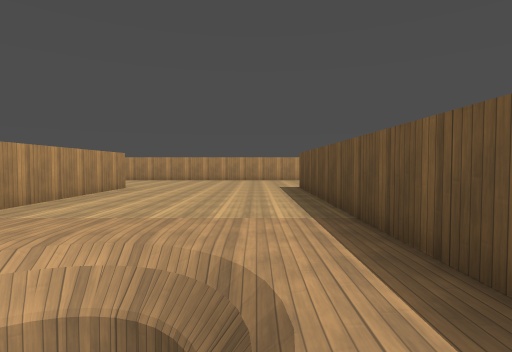
view 1 (above)

23 first-person views from a walk through a level from a Godot 3-D game. The camera is 1.3 m above the floor, tilts 2° down and sees 80° across. The floor is counted in squares, 2 m on a side. Each view is taken from the middle of a square. On the plan, view 1 faces up. The plan holds only what a view shows up to about 10 squares ahead; the rest is blank. Surface patterns are stand-ins for the level's own textures.

view 2
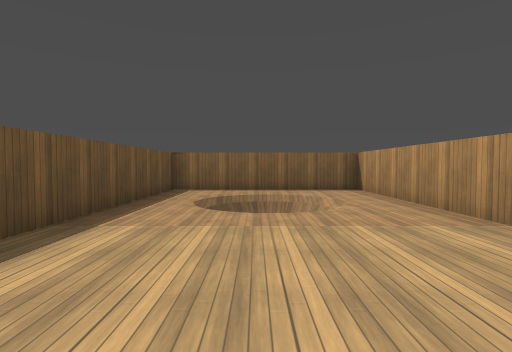

view 3
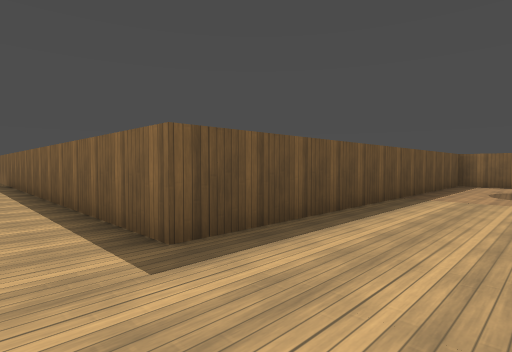

view 4
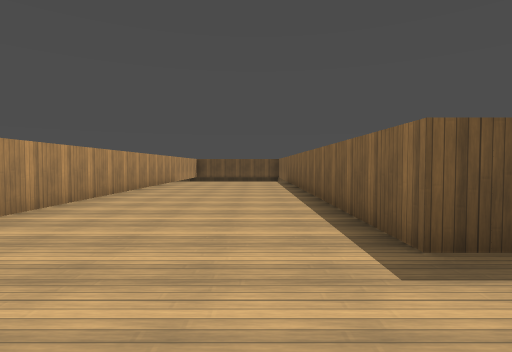

view 5
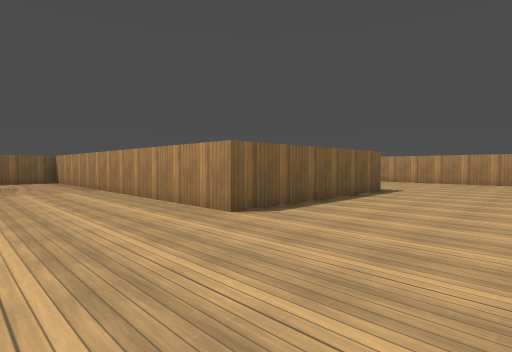

view 6
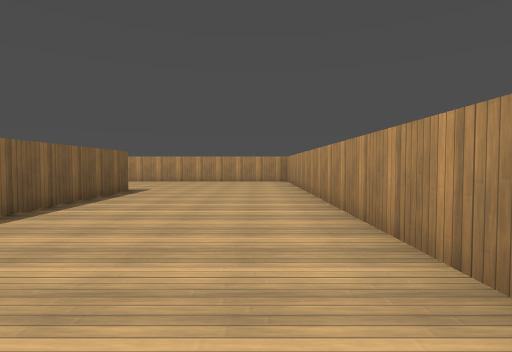

view 7
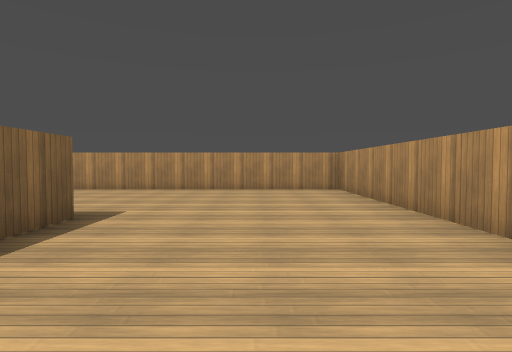

view 8
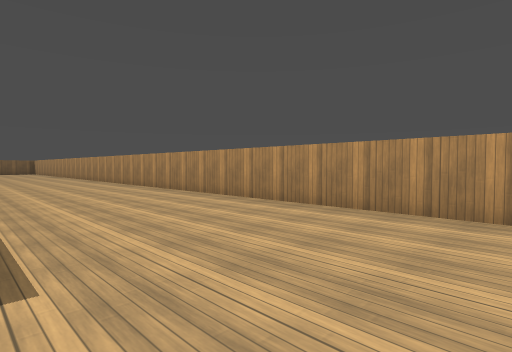

view 9
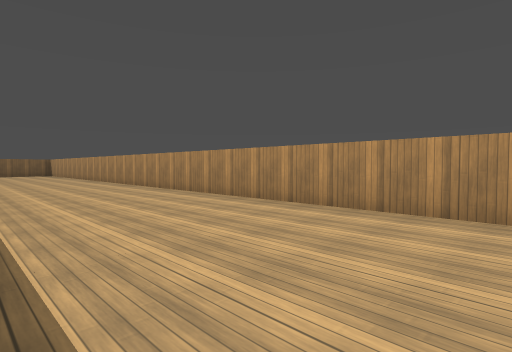

view 10
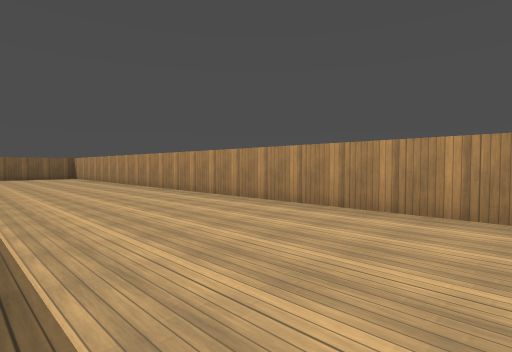

view 11
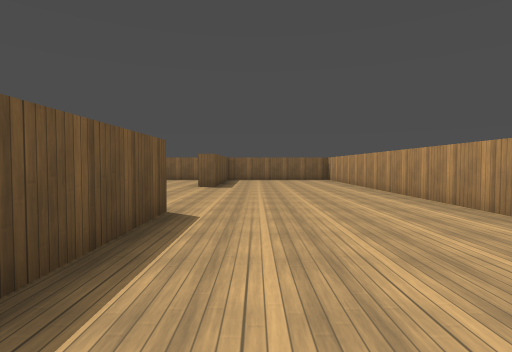

view 12
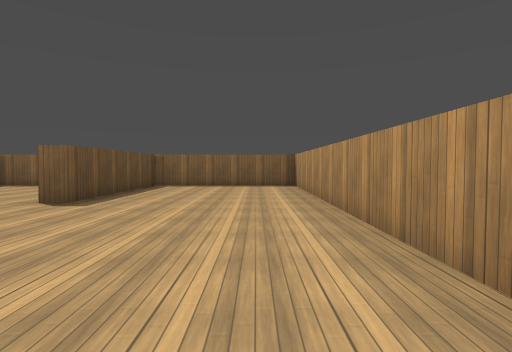

view 13
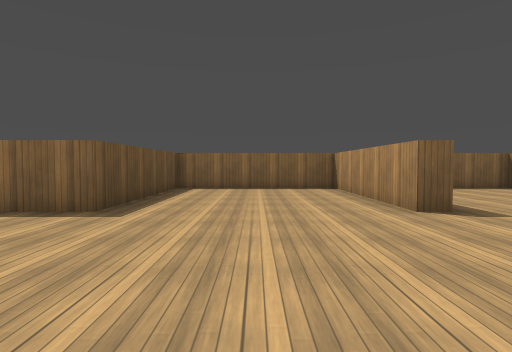

view 14
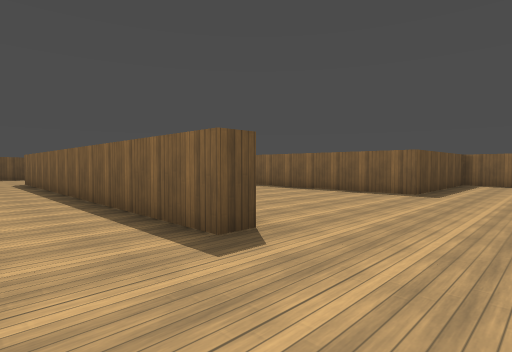

view 15
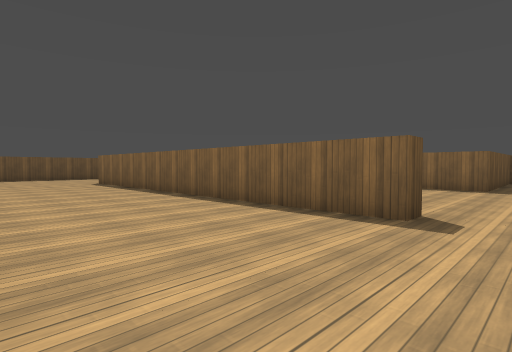

view 16
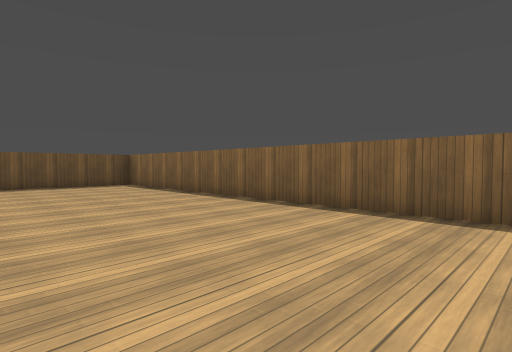

view 17
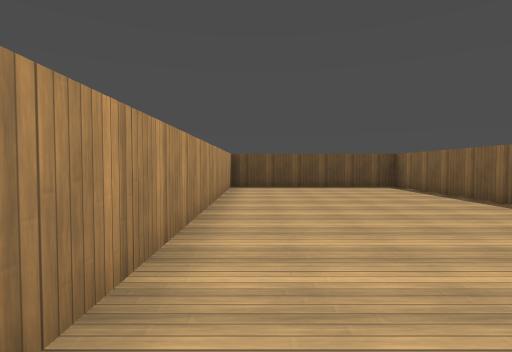

view 18
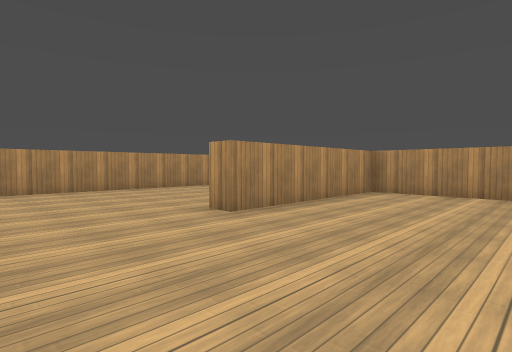

view 19
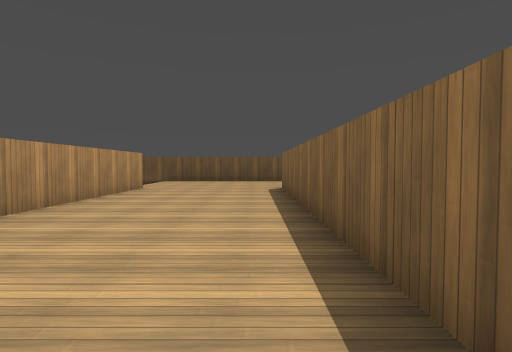

view 20
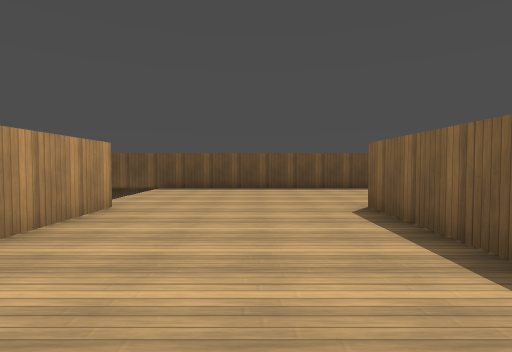

view 21
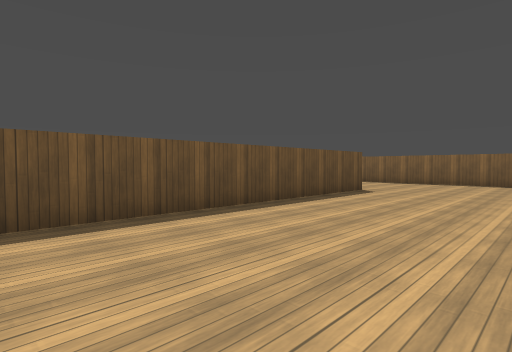

view 22
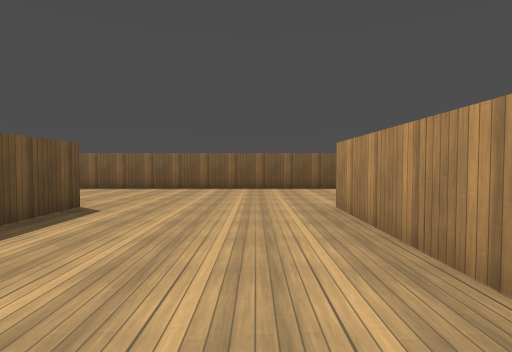

view 23
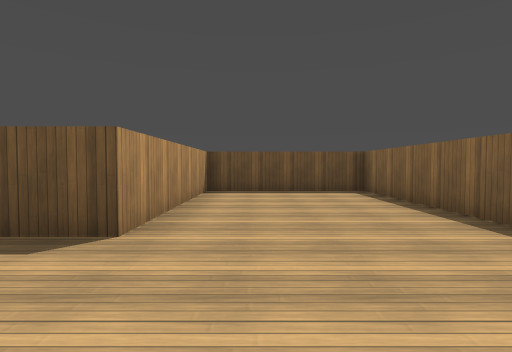

### Floor plan
Points are (right, up) in squares from view 1. A wall is a line through its corners. A room is listed if a view was taken in it or the views show most of it. See-through windows are left out.
Room 1 (view 1)
walls: (-0.5, -1.3) (1.2, -1.3) (1.2, 0.4)
ways out: opening at (0.5, 1.5) to room 2; opening at (-1.5, 0)
Room 2 (views 2, 3, 4, 5, 6, 7, 8, 9, 10, 11, 12, 13, 14, 15, 16, 17, 18, 19, 20, 21, 22, 23)
walls: (1.2, 0.4) (1.2, 8.8) (11.5, 8.8); (-5.6, -1.8) (-8.2, -1.8) (-8.2, -6.3) (-8.8, -6.3) (-8.8, -3.4); (-3.8, -6.4) (-3.8, -5.8) (6.8, -5.8); (6.7, -1.8) (1.7, -1.8); (6.7, -8.4) (6.7, -11.8); (-8.8, 8.8) (-3.8, 8.8) (-3.8, 0.4); (5.6, -15.8) (15.7, -15.8) (15.7, -11.8) (10.7, -11.8) (10.7, 0.1); (-2.4, 13.3) (-13.3, 13.3) (-13.3, -15.8) (-8.8, -15.8) (-8.8, -11.3) (-8.2, -11.3) (-8.2, -15.8) (-3.8, -15.8) (-3.8, -11.3) (6.2, -11.3) (6.2, -6.3) (-2.1, -6.3); (9, 13.3) (2.7, 13.3)
ways out: opening at (0.5, 1.5) to room 1; opening at (-3, 1.5)

Positions as (right, up) in squares from view 1, and headings:
1: (0, 0), facing up
2: (-1, 7), facing down
3: (-1, 10), facing down-right
4: (-1, 10), facing right
5: (-1, 12), facing down-left
6: (-1, 12), facing left
7: (-5, 11), facing left
8: (-9, 11), facing down-left
9: (-9, 6), facing down-left
10: (-9, 1), facing down-left
11: (-10, -2), facing down
12: (-12, -6), facing down
13: (-6, -7), facing down
14: (-6, -4), facing down-right
15: (-5, -2), facing down-right
16: (-4, -7), facing down-right
17: (-3, -7), facing right
18: (-5, -9), facing up-left
19: (-2, -5), facing right
20: (2, -4), facing right
21: (7, -4), facing down-right
22: (8, -7), facing down
23: (8, -13), facing right
